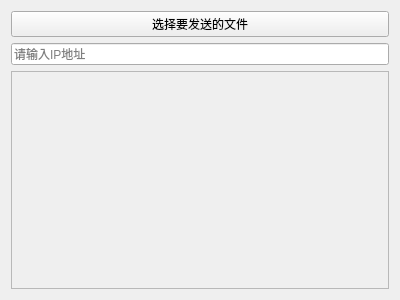
<?xml version="1.0" encoding="UTF-8"?>
<ui version="4.0">
 <class>AndySender</class>
 <widget class="QWidget" name="AndySender">
  <property name="geometry">
   <rect>
    <x>0</x>
    <y>0</y>
    <width>400</width>
    <height>300</height>
   </rect>
  </property>
  <property name="windowTitle">
   <string>Form</string>
  </property>
  <layout class="QVBoxLayout" name="verticalLayout_3">
   <item>
    <widget class="QPushButton" name="pbt_selectFile">
     <property name="text">
      <string>选择要发送的文件</string>
     </property>
    </widget>
   </item>
   <item>
    <widget class="QLineEdit" name="lineEdit">
     <property name="placeholderText">
      <string>请输入IP地址</string>
     </property>
    </widget>
   </item>
   <item>
    <widget class="QScrollArea" name="scrollArea">
     <property name="widgetResizable">
      <bool>true</bool>
     </property>
     <widget class="QWidget" name="scrollAreaWidgetContents">
      <property name="geometry">
       <rect>
        <x>0</x>
        <y>0</y>
        <width>380</width>
        <height>225</height>
       </rect>
      </property>
      <layout class="QVBoxLayout" name="verticalLayout">
       <item>
        <layout class="QVBoxLayout" name="vl_content"/>
       </item>
      </layout>
     </widget>
    </widget>
   </item>
  </layout>
 </widget>
 <resources/>
 <connections/>
</ui>
